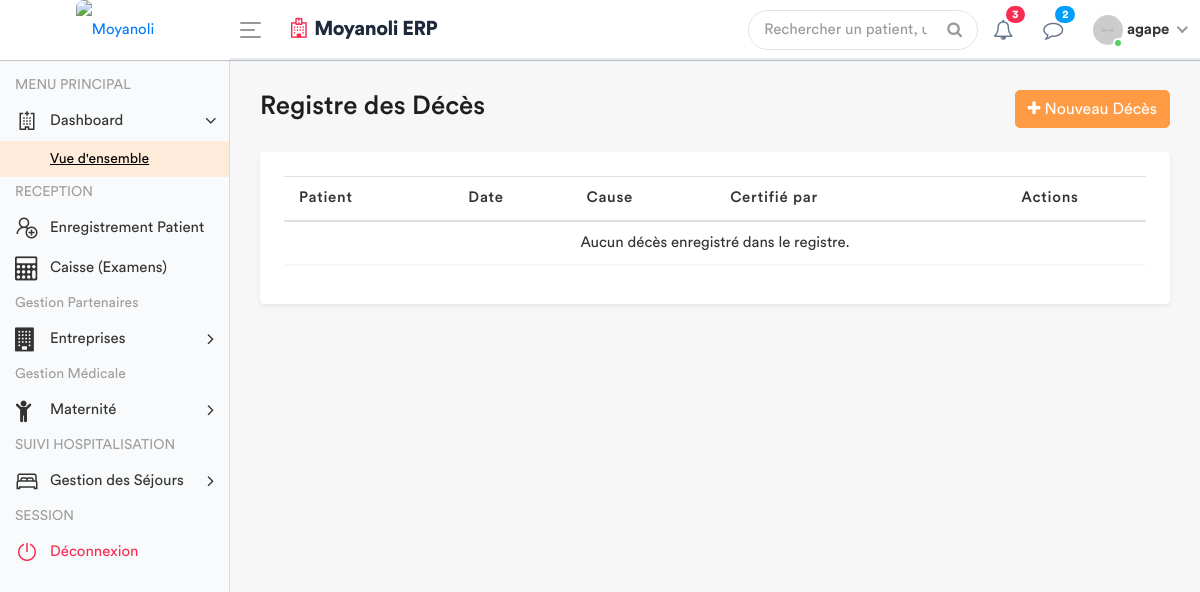
Before: /deces/liste/ (signed in) with the older database file.
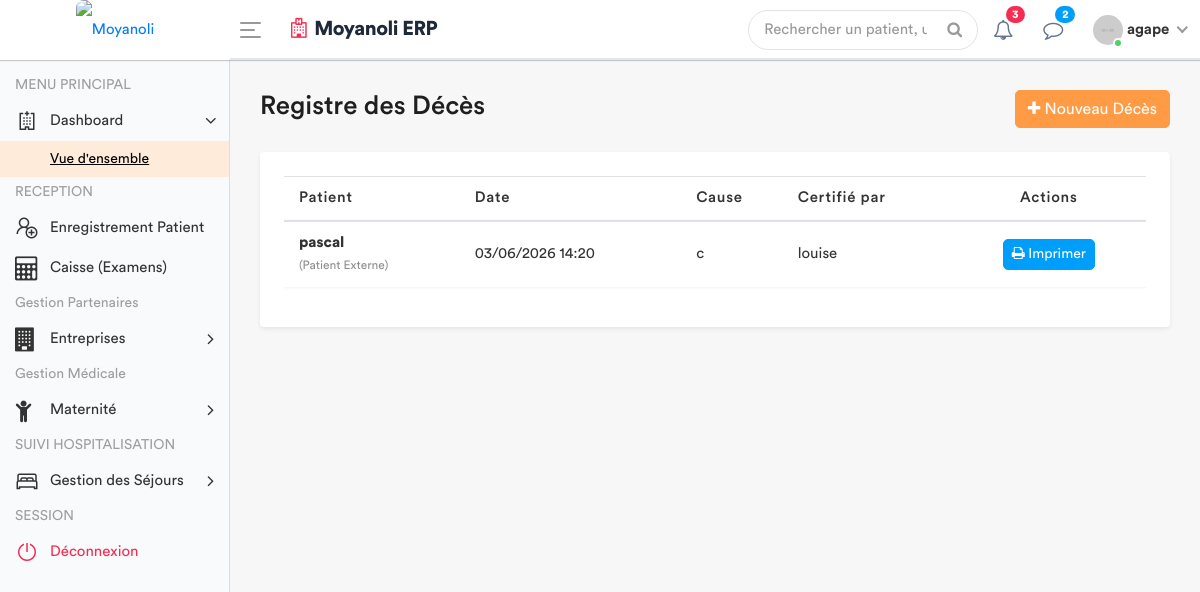
After: the same page with the newer database file.
### apps/models.py (models this page shows, shortened)
class Deces(models.Model):
    patient = models.ForeignKey('Patient', on_delete=models.SET_NULL, null=True, blank=True)
    nom_patient_externe = models.CharField(max_length=255, null=True, blank=True)
    date_deces = models.DateTimeField()
    cause_deces = models.TextField()
    certifie_par = models.CharField(max_length=255) # Nom du médecin
    notes = models.TextField(blank=True)
    date_enregistrement = models.DateTimeField(auto_now_add=True)

### apps/views.py (the view)
# urls.py: path('deces/liste/', views.liste_deces, name='liste_deces'),
@login_required
def liste_deces(request):
    deces_list = Deces.objects.all().order_by('-date_deces')
    role = Fonction.objects.filter(userKey=request.user).first()
    fonctionKey = role.fonctionKey.roleName if role and role.fonctionKey else None
    return render(request, 'back-end/deces/liste.html', {'deces_list': deces_list, 'fonctionKey': fonctionKey})

### apps/templates/back-end/deces/liste.html (shortened to what this page needs)
<!DOCTYPE html>
{% load static %}
<html lang="fr">
<head>
    {% include 'back-end/includes/css.html' %}
</head>
<body>
    <div class="main-wrapper">
        {% include 'back-end/includes/header.html' %}
        {% include 'back-end/includes/sidebar.html' %}
        <div class="page-wrapper">
            <div class="content container-fluid">
                <div class="page-header d-flex justify-content-between align-items-center mb-4">
                    <h3 class="page-title">Registre des Décès</h3>
                    <a href="{% url 'enregistrer_deces' %}" class="btn btn-primary">
                        <i class="fa fa-plus"></i> Nouveau Décès
                    </a>
                </div>
                <div class="table-container bg-white p-4 rounded shadow-sm">
                    <div class="table-responsive">
                        <table class="table custom-table table-hover">
                            <thead>
                                <tr>
                                    <th>Patient</th>
                                    <th>Date</th>
                                    <th>Cause</th>
                                    <th>Certifié par</th>
                                    <th class="text-center">Actions</th>
                                </tr>
                            </thead>
                            <tbody>
                                {% for d in deces_list %}
                                <tr>
                                    <td>
                                        <strong>{% if d.patient %}{{ d.patient.noms }}{% else %}{{ d.nom_patient_externe }}{% endif %}</strong>
                                        {% if not d.patient %}<br><small class="text-muted">(Patient Externe)</small>{% endif %}
                                    </td>
                                    <td>{{ d.date_deces|date:"d/m/Y H:i" }}</td>
                                    <td>{{ d.cause_deces|truncatechars:60 }}</td>
                                    <td>{{ d.certifie_par }}</td>
                                    <td class="text-center">
                                        <a href="{% url 'imprimer_deces' d.id %}" target="_blank" class="btn btn-sm btn-info" title="Imprimer le certificat">
                                            <i class="fa fa-print"></i> Imprimer
                                        </a>
                                    </td>
                                </tr>
                                {% empty %}
                                <tr>
                                    <td colspan="5" class="text-center">Aucun décès enregistré dans le registre.</td>
                                </tr>
                                {% endfor %}
                            </tbody>
                        </table>
                    </div>
                </div>
            </div>
        </div>
    </div>
</body>
</html>

Changed rows visible on the page:
added Deces: nom_patient_externe "pascal", shows "(Patient Externe)", date_deces "03/06/2026 14:20", cause_deces "c", certifie_par "louise"
Other visible differences:
text no longer shown: "Aucun décès enregistré dans le registre."
